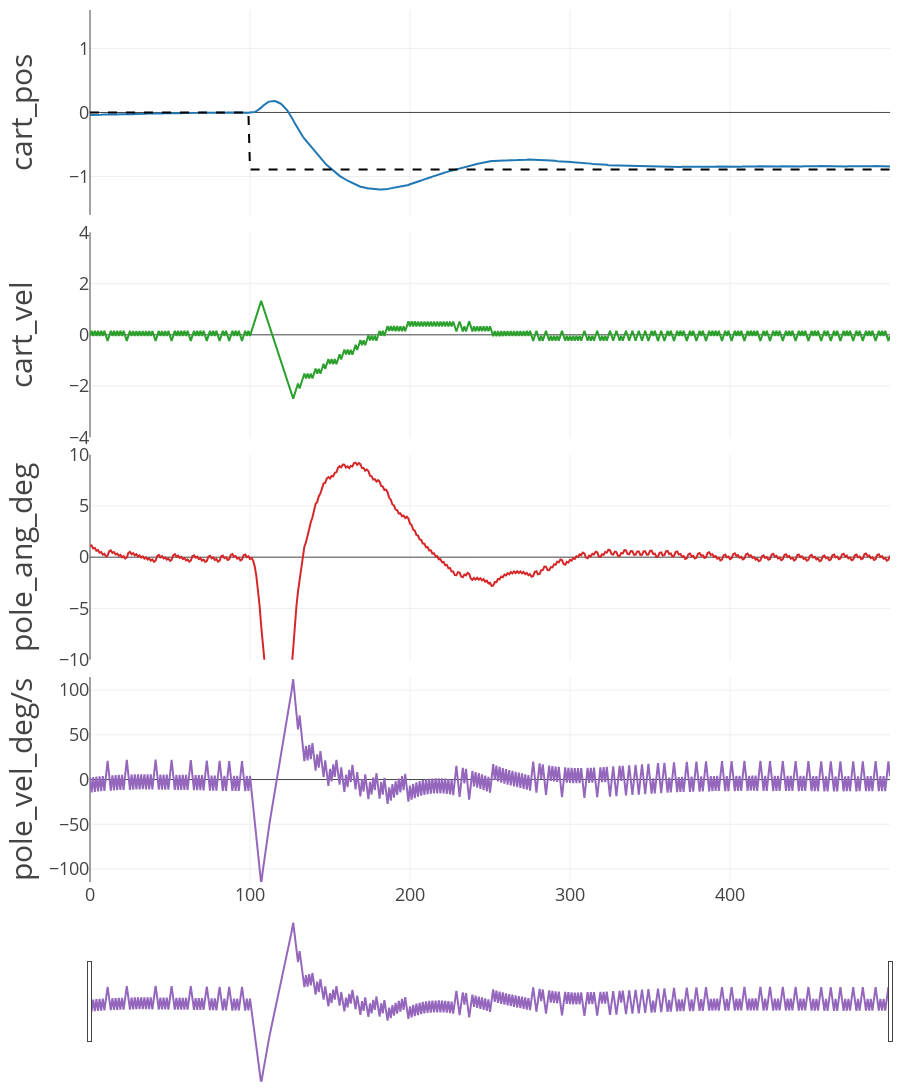

Here is the notebook cell this chart was saved with:
### Code cell
EP = 14

fig = cprender.lineplot(df, ep=EP, incl_velo=True)
fig.show()

### Figure 1 — Plotly figure (JSON) as saved in the notebook; plotly's stock layout.template omitted (floating-point values rounded to 4 significant figures; data arrays with more than 128 entries replaced by an {"elided": "..."} marker saying what was removed)
{"data": [{"mode": "lines", "name": "cart_pos", "showlegend": false, "type": "scatter", "x": {"elided": "501 int values"}, "xaxis": "x", "y": {"elided": "501 float values"}, "yaxis": "y"}, {"line": {"color": "black", "dash": "dash"}, "mode": "lines", "name": "cart_pos_setpoint", "showlegend": false, "type": "scatter", "x": {"elided": "501 int values"}, "xaxis": "x", "y": {"elided": "501 float values"}, "yaxis": "y"}, {"mode": "lines", "name": "cart_vel", "showlegend": false, "type": "scatter", "x": {"elided": "501 int values"}, "xaxis": "x2", "y": {"elided": "501 float values"}, "yaxis": "y2"}, {"mode": "lines", "name": "pole_ang_deg", "showlegend": false, "type": "scatter", "x": {"elided": "501 int values"}, "xaxis": "x3", "y": {"elided": "501 float values"}, "yaxis": "y3"}, {"mode": "lines", "name": "pole_vel_deg/s", "showlegend": false, "type": "scatter", "x": {"elided": "501 int values"}, "xaxis": "x4", "y": {"elided": "501 float values"}, "yaxis": "y4"}], "layout": {"height": 1200, "hovermode": "x unified", "legend": {"orientation": "h", "x": 0.5, "xanchor": "center", "y": -0.02, "yanchor": "top"}, "margin": {"b": 10, "l": 90, "r": 10, "t": 10}, "xaxis": {"anchor": "y", "domain": [0, 1], "matches": "x4", "range": [0, 500], "showticklabels": false, "tickfont": {"size": 18}}, "xaxis2": {"anchor": "y2", "domain": [0, 1], "matches": "x4", "range": [0, 500], "showticklabels": false, "tickfont": {"size": 18}}, "xaxis3": {"anchor": "y3", "domain": [0, 1], "matches": "x4", "range": [0, 500], "showticklabels": false, "tickfont": {"size": 18}}, "xaxis4": {"anchor": "y4", "domain": [0, 1], "range": [0, 500], "rangeslider": {"visible": true}, "tickfont": {"size": 18}}, "yaxis": {"anchor": "x", "domain": [0.765, 1.0], "range": [-1.6, 1.6], "tickfont": {"size": 18}, "title": {"font": {"size": 30}, "text": "cart_pos"}}, "yaxis2": {"anchor": "x2", "domain": [0.51, 0.745], "range": [-4, 4], "tickfont": {"size": 18}, "title": {"font": {"size": 30}, "text": "cart_vel"}}, "yaxis3": {"anchor": "x3", "domain": [0.255, 0.49], "range": [-10.0, 10.0], "tickfont": {"size": 18}, "title": {"font": {"size": 30}, "text": "pole_ang_deg"}}, "yaxis4": {"anchor": "x4", "domain": [0, 0.235], "range": [-114.6, 114.6], "tickfont": {"size": 18}, "title": {"font": {"size": 30}, "text": "pole_vel_deg/s"}}}}
